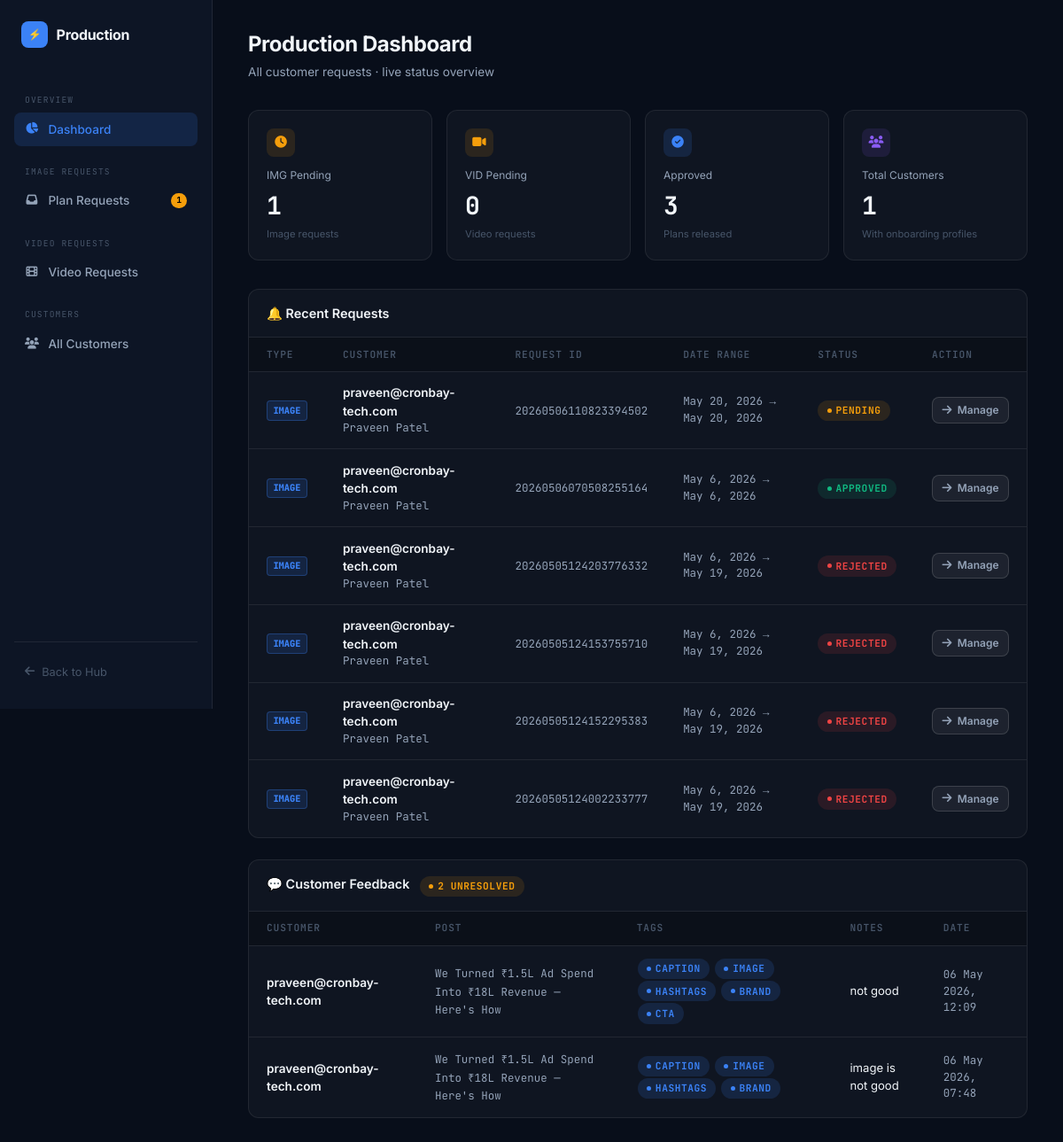
/hub/admin-hub/ (signed in), run on an earlier commit of the app's database.
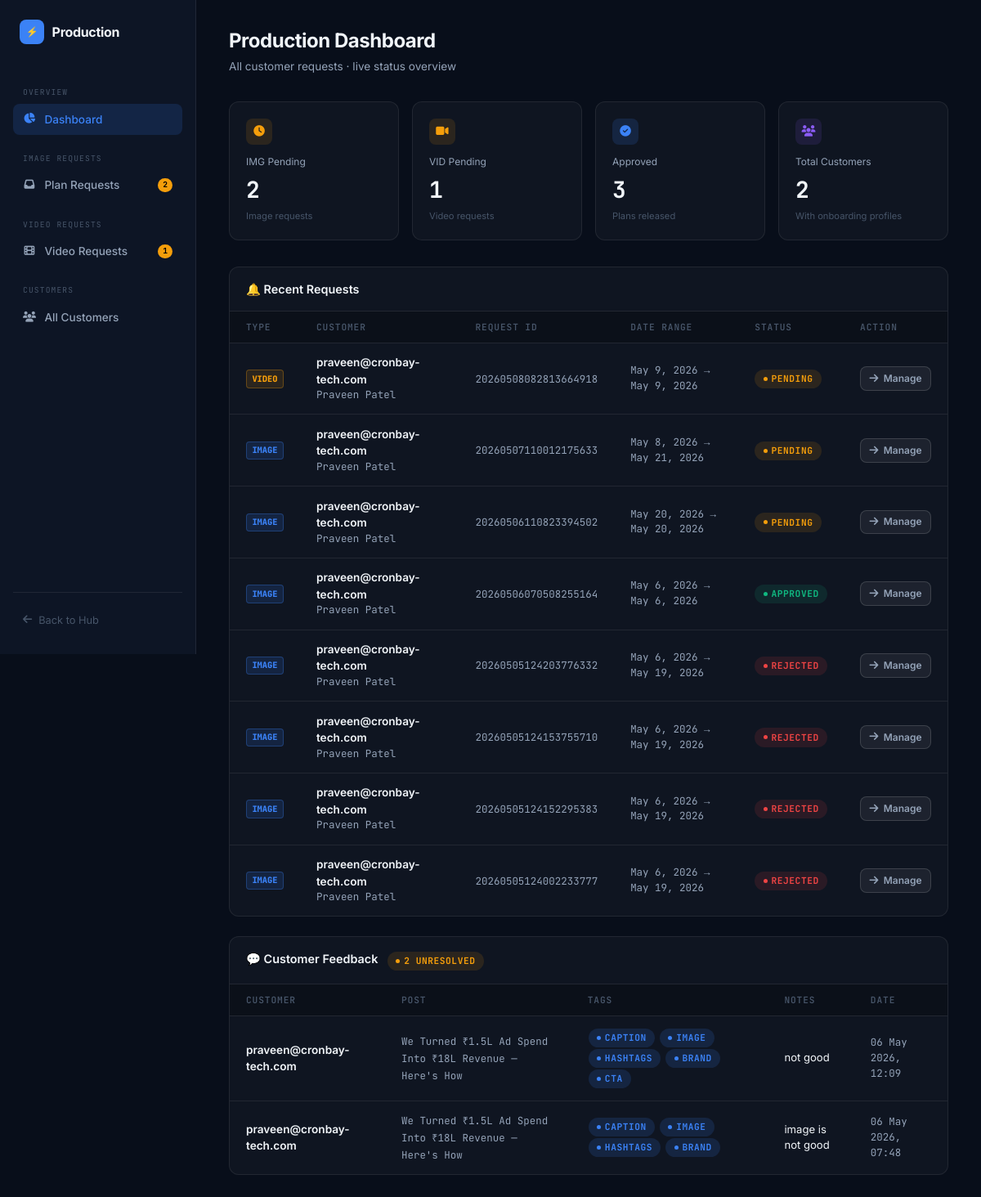
And on a later commit of the database.
### hub/models.py (models this page shows, shortened)
class PlanRequest(models.Model):
    user           = models.ForeignKey(settings.AUTH_USER_MODEL, on_delete=models.CASCADE, related_name='plan_requests')
    request_id     = models.CharField(max_length=30, unique=True)
    start_date     = models.DateField()
    end_date       = models.DateField()
    frequency      = models.CharField(max_length=20, default='daily')
    platforms      = models.JSONField(default=list)
    platform_counts = models.JSONField(default=dict)
    status         = models.CharField(max_length=20, default='pending')
    extra_notes    = models.TextField(blank=True, default='')
    admin_note     = models.TextField(blank=True, default='')
    generated_plan = models.OneToOneField(GeneratedPlan, null=True, blank=True, on_delete=models.SET_NULL, related_name='plan_request')
    created_at     = models.DateTimeField(auto_now_add=True)

class Feedback(models.Model):
    post       = models.ForeignKey(GeneratedPost, on_delete=models.CASCADE, related_name='feedback_entries', null=True, blank=True)
    video_post = models.ForeignKey('video.GeneratedVideoPost', on_delete=models.CASCADE, related_name='feedback_entries', null=True, blank=True)
    user       = models.ForeignKey(settings.AUTH_USER_MODEL, on_delete=models.CASCADE)
    tags       = models.JSONField(default=list) # e.g. ['caption', 'image']
    notes      = models.TextField(blank=True)
    created_at = models.DateTimeField(auto_now_add=True)
    is_resolved = models.BooleanField(default=False)

class GeneratedPost(models.Model):
    plan = models.ForeignKey(GeneratedPlan, on_delete=models.CASCADE, related_name='posts')
    post_id = models.CharField(max_length=40)  # e.g. 20260430130208387207-0
    sort_order = models.IntegerField(default=0)
    date = models.CharField(max_length=10)  # YYYY-MM-DD
    day_of_week = models.CharField(max_length=10, blank=True, default='')
    occasion = models.CharField(max_length=100, blank=True, default='')
    post_type = models.CharField(max_length=20, blank=True, default='')
    platforms = models.JSONField(default=list)
    title = models.CharField(max_length=255, blank=True, default='')
    caption = models.TextField(blank=True, default='')
    hashtags = models.JSONField(default=list, blank=True)
    call_to_action = models.CharField(max_length=500, blank=True, default='')
    image_prompt = models.TextField(blank=True, default='')
    image_aspect_ratio = models.CharField(max_length=10, default='1:1')
    color_palette_hint = models.JSONField(default=list, blank=True)
    image_url = models.URLField(max_length=1000, blank=True, default='')
    image_status = models.CharField(max_length=20, default='pending')
    admin_post_note = models.TextField(blank=True, default='')

class VideoRequest(models.Model):
    user           = models.ForeignKey(settings.AUTH_USER_MODEL, on_delete=models.CASCADE, related_name='video_requests')
    request_id     = models.CharField(max_length=30, unique=True)
    start_date     = models.DateField()
    end_date       = models.DateField()
    frequency      = models.CharField(max_length=20, default='daily')
    platforms      = models.JSONField(default=list)
    platform_counts = models.JSONField(default=dict)
    status         = models.CharField(max_length=20, default='pending')
    extra_notes    = models.TextField(blank=True, default='')
    admin_note     = models.TextField(blank=True, default='')
    theme          = models.CharField(max_length=255, blank=True, default='')
    duration       = models.IntegerField(default=30)
    generated_plan = models.OneToOneField('video.GeneratedVideoPlan', null=True, blank=True, on_delete=models.SET_NULL, related_name='video_request')
    created_at     = models.DateTimeField(auto_now_add=True)

### accounts/models.py (models this page shows, shortened)
class User(AbstractUser):
    email = models.EmailField(unique=True)
    USERNAME_FIELD = 'email'
    REQUIRED_FIELDS = ['username']

### hub/admin_views.py (the view)
# urls.py: path("", admin_views.admin_dashboard, name="admin_dashboard"),
@staff_required
def admin_dashboard(request):
    pending_requests = PlanRequest.objects.filter(status='pending').count()
    working_requests = PlanRequest.objects.filter(status='working').count()
    pending_video = VideoRequest.objects.filter(status='pending').count()
    working_video = VideoRequest.objects.filter(status='working').count()
    total_customers  = BusinessProfile.objects.count()
    approved_plans   = GeneratedPlan.objects.filter(status='approved').count()
    approved_video   = GeneratedVideoPlan.objects.filter(status='approved').count()
    recent_img = PlanRequest.objects.select_related('user').order_by('-created_at')[:8]
    for r in recent_img: r.req_type = 'image'
    recent_vid = VideoRequest.objects.select_related('user').order_by('-created_at')[:8]
    for r in recent_vid: r.req_type = 'video'
    recent_requests = sorted(list(recent_img) + list(recent_vid), key=lambda x: x.created_at, reverse=True)[:8]
    recent_feedback = Feedback.objects.select_related('post', 'video_post', 'user').order_by('-created_at')[:10]
    unresolved_feedback = Feedback.objects.filter(is_resolved=False).count()
    return render(request, "hub/admin_panel.html", {
        "section": "dashboard",
        "stats": {
            "pending":   pending_requests,
            "working":   working_requests,
            "pending_video": pending_video,
            "working_video": working_video,
            "customers": total_customers,
            "approved":  approved_plans,
            "approved_video": approved_video,
            "unresolved_feedback": unresolved_feedback,
        },
        "recent_requests": recent_requests,
        "recent_feedback": recent_feedback,
    })

### hub/admin_views.py (called while the page is built)
def staff_required(view_func):
    @wraps(view_func)
    def _wrapped(request, *args, **kwargs):
        if not request.user.is_authenticated:
            return redirect(f'/accounts/login/?next={request.path}')
        if not request.user.is_staff and not request.user.is_superuser:
            if request.user.username in ['Nandhishwaran', 'admin', 'Praveen Patel']:
                return view_func(request, *args, **kwargs)
            return HttpResponseForbidden(f"Admin access only. You are logged in as {request.user.username}")
        return view_func(request, *args, **kwargs)
    return _wrapped

### crontools/templates/hub/admin_panel.html (shortened to what this page needs)
{% load static %}
<!DOCTYPE html>
<html lang="en">
<head>
    <link rel="stylesheet" href="https://cdnjs.cloudflare.com/ajax/libs/font-awesome/6.4.0/css/all.min.css">
</head>
<body>
    <aside>
        <div class="logo">
            <div class="logo-icon">⚡</div>
            Production
        </div>
        <div class="nav-section">Overview</div>
        <nav>
            <a href="{% url 'admin_dashboard' %}" class="{% if section == 'dashboard' %}active
            {% endif %}">
                <i class="fas fa-chart-pie"></i> Dashboard
            </a>
        </nav>
        <div class="nav-section">Image Requests</div>
        <nav>
            <a href="{% url 'admin_requests' %}"
                class="{% if section == 'requests' or section == 'request_detail' %}active{% endif %}">
                <i class="fas fa-inbox"></i> Plan Requests
                {% if stats.pending %}<span class="nav-badge">{{ stats.pending }}</span>
                {% endif %}
            </a>
        </nav>
        <div class="nav-section">Video Requests</div>
        <nav>
            <a href="{% url 'admin_video_requests' %}"
                class="{% if section == 'video_requests' or section == 'video_request_detail' or section == 'video_plan_detail' %}active{% endif %}">
                <i class="fas fa-film"></i> Video Requests
                {% if stats.pending_video %}<span class="nav-badge">{{ stats.pending_video }}</span>{% endif %}
            </a>
        </nav>
        <div class="nav-section">Customers</div>
        <nav>
            <a href="{% url 'admin_customers' %}"
                class="{% if section == 'customers' or section == 'customer_detail' %}active{% endif %}">
                <i class="fas fa-users"></i> All Customers
            </a>
        </nav>
        <div class="sidebar-footer">
            <a href="{% url 'hub_home' %}">
                <i class="fas fa-arrow-left"></i> Back to Hub
            </a>
        </div>
    </aside>
    <main>
        {% if section == 'dashboard' %}
        <div class="page-header">
            <div>
                <h1>Production Dashboard</h1>
                <div class="subtitle">All customer requests · live status overview</div>
            </div>
        </div>
        <div class="stats-row">
            <div class="stat-card">
                <div class="stat-icon" style="background:var(--warning-dim); color:var(--warning);">
                    <i class="fas fa-clock"></i>
                </div>
                <div class="stat-label">IMG Pending</div>
                <div class="stat-value">{{ stats.pending }}</div>
                <div class="stat-sub">Image requests</div>
            </div>
            <div class="stat-card">
                <div class="stat-icon" style="background:var(--warning-dim); color:var(--warning);">
                    <i class="fas fa-video"></i>
                </div>
                <div class="stat-label">VID Pending</div>
                <div class="stat-value">{{ stats.pending_video }}</div>
                <div class="stat-sub">Video requests</div>
            </div>
            <div class="stat-card">
                <div class="stat-icon" style="background:var(--accent-dim); color:var(--accent);">
                    <i class="fas fa-check-circle"></i>
                </div>
                <div class="stat-label">Approved</div>
                <div class="stat-value">{{ stats.approved|add:stats.approved_video }}</div>
                <div class="stat-sub">Plans released</div>
            </div>
            <div class="stat-card">
                <div class="stat-icon" style="background:var(--violet-dim); color:var(--violet);">
                    <i class="fas fa-users"></i>
                </div>
                <div class="stat-label">Total Customers</div>
                <div class="stat-value">{{ stats.customers }}</div>
                <div class="stat-sub">With onboarding profiles</div>
            </div>
        </div>
        <div class="table-wrap">
            <div class="table-toolbar">
                <h3>🔔 Recent Requests</h3>
            </div>
            <table>
                <thead>
                    <tr>
                        <th>Type</th>
                        <th>Customer</th>
                        <th>Request ID</th>
                        <th>Date Range</th>
                        <th>Status</th>
                        <th>Action</th>
                    </tr>
                </thead>
                <tbody>
                    {% for r in recent_requests %}
                    <tr>
                        <td>
                            <span
                                class="badge {% if r.req_type == 'video' %}badge-video{% else %}badge-image{% endif %}">
                                {{ r.req_type|upper }}
                            </span>
                        </td>
                        <td>
                            <div style="font-weight:600;">{{ r.user.email }}</div>
                            <div class="mono">{{ r.user.username }}</div>
                        </td>
                        <td><span class="mono">{{ r.request_id }}</span></td>
                        <td class="mono">{{ r.start_date }} → {{ r.end_date }}</td>
                        <td><span class="pill pill-{{ r.status }}">{{ r.status }}</span></td>
                        <td>
                            {% if r.req_type == 'video' %}
                            <a href="{% url 'admin_video_request_detail' r.request_id %}" class="btn btn-ghost btn-sm">
                                <i class="fas fa-arrow-right"></i> Manage
                            </a>
                            {% else %}
                            <a href="{% url 'admin_request_detail' r.request_id %}" class="btn btn-ghost btn-sm">
                                <i class="fas fa-arrow-right"></i> Manage
                            </a>
                            {% endif %}
                        </td>
                    </tr>
                    {% empty %}
                    <tr>
                        <td colspan="6" style="text-align:center; color:var(--text-3); padding: 2rem;">No requests yet
                        </td>
                    </tr>
                    {% endfor %}
                </tbody>
            </table>
        </div>
        <div class="table-wrap" style="margin-top: 1.5rem;">
            <div class="table-toolbar">
                <h3>💬 Customer Feedback {% if stats.unresolved_feedback %}<span class="pill pill-pending" style="margin-left: 0.5rem;">{{ stats.unresolved_feedback }} unresolved</span>{% endif %}</h3>
            </div>
            <table>
                <thead>
                    <tr>
                        <th>Customer</th>
                        <th>Post</th>
                        <th>Tags</th>
                        <th>Notes</th>
                        <th>Date</th>
                    </tr>
                </thead>
                <tbody>
                    {% for fb in recent_feedback %}
                    <tr>
                        <td>
                            <div style="font-weight:600;">{{ fb.user.email }}</div>
                        </td>
                        <td>
                            <span class="mono">
                                {% if fb.post %}
                                    {{ fb.post.title|default:fb.post.post_id }}
                                {% elif fb.video_post %}
                                    {{ fb.video_post.title|default:fb.video_post.post_id }}
                                {% else %}
                                    -
                                {% endif %}
                            </span>
                        </td>
                        <td>
                            {% for tag in fb.tags %}
                            <span class="pill pill-working" style="margin: 1px;">{{ tag }}</span>
                            {% endfor %}
                        </td>
                        <td style="max-width: 300px; font-size: 0.82rem;">{{ fb.notes|truncatewords:20 }}</td>
                        <td class="mono">{{ fb.created_at|date:"d M Y, H:i" }}</td>
                    </tr>
                    {% empty %}
                    <tr>
                        <td colspan="5" style="text-align:center; color:var(--text-3); padding: 2rem;">No customer feedback yet</td>
                    </tr>
                    {% endfor %}
                </tbody>
            </table>
        </div>
        {% endif %}
    </main>
</body>
</html>

What changed in the data, as far as the page shows it:
added VideoRequest: req_type "VIDEO", user.email "praveen@cronbay-tech.com", user.username "Praveen Patel", request_id "20260508082813664918", start_date "May 9, 2026", end_date "May 9, 2026", status "PENDING", shows "Manage"
added PlanRequest: req_type "IMAGE", user.email "praveen@cronbay-tech.com", user.username "Praveen Patel", request_id "20260507110012175633", start_date "May 8, 2026", end_date "May 21, 2026", status "PENDING", shows "Manage"
Also different on the page:
{{ stats.pending }}: "1" → "2"
{{ stats.pending_video }}: (not shown) → "1"
{{ stats.pending_video }}: "0" → "1"
{{ stats.customers }}: "1" → "2"
